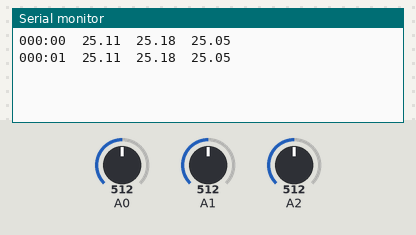
A sketch run on a simulated Arduino Uno, built with avr-gcc and run on an emulated ATmega328P. Shown: the last lines printed to the serial monitor. The inputs (shaded band) are chosen by the test bench; at power-on: A0 = 512, A1 = 512, A2 = 512.

Above: at 1.8 s.
1.9 s: A0 set to 104
At 2.5 s:
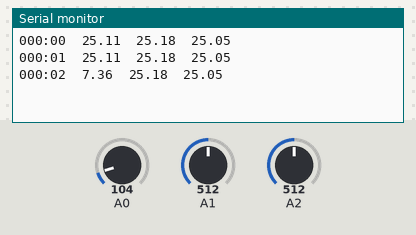
3.4 s: A0 set to 88
At 4.8 s:
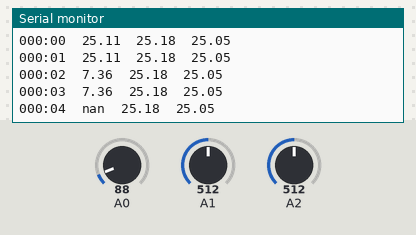
6.5 s: A1 set to 101
At 7.8 s:
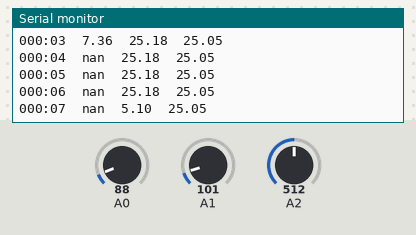
8.0 s: A1 set to 83
At 8.8 s:
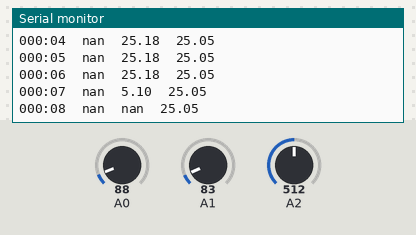
10.5 s: A2 set to 105
At 11.5 s:
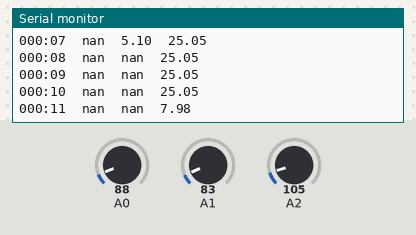
12.0 s: A2 set to 87
At 12.8 s:
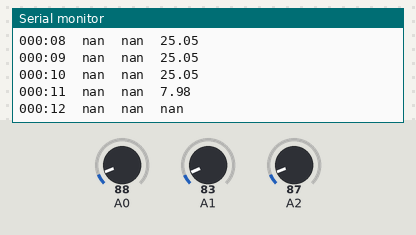

The sketch:

thermistor_test.ino
```cpp
#include "thermistor.h"
#define K2C(t) ((t) - 273.15)

Thermistor t1(0, 5000, 9970);
Thermistor t2(1, 5000, 9940);
Thermistor t3(2, 5000, 10000);

void setup() {
  Serial.begin(115200);
}

int m = 0;
int s = 0;
void loop() {
  char buf[7];
  buf[6] = '\0';
  sprintf(buf, "%03d:%02d", m, s);
  Serial.print(buf);
  Serial.print("\t");
  Serial.print(K2C(t1.getDegK()));
  Serial.print("\t");
  Serial.print(K2C(t2.getDegK()));
  Serial.print("\t");
  Serial.print(K2C(t3.getDegK()));
  Serial.println();

  s++;
  if (s == 60) {
    s = 0;
    m++;
  }
  delay(1000);
}
```

thermistor.h
```cpp
#ifndef __THERMISTOR_H__
#define __THERMISTOR_H__

#include "Arduino.h"

class Thermistor {
public:
  Thermistor(uint8_t analogPin, uint16_t refMv, uint16_t refOhms) {
    pin = analogPin;
    ref_mv = refMv;
    ref_ohms = refOhms;
  }

  float getDegK() {
    return r2t(v2r(analogRead(pin)));
  }

private:
  uint8_t pin;
  uint16_t ref_mv;
  uint16_t ref_ohms;

  float v2r(int sample) {
    float mvSample = (sample / 1023.0) * ref_mv;
    return ref_ohms * (float)ref_mv / (float)mvSample - ref_ohms;
  }

  // constants for the steinhart-hart extended function
  #define SH_A1 3.354016E-03
  #define SH_B1 2.569850E-04
  #define SH_C1 2.620131E-06
  #define SH_D1 6.383091E-08

  float r2t(int ohms) {
    float r = ohms/10000.0;
    return 1.0f / (
      SH_A1
      + SH_B1 * log(r)
      + SH_C1 * pow(log(r), 2)
      + SH_D1 * pow(log(r), 3));
  }
};

#endif
```

Measured:
- the behaviour switches between 95 and 94 on A0 (found by bisection; images 1 and 2)
- the behaviour switches between 94 and 93 on A1 (found by bisection; images 3 and 4)
- the behaviour switches between 95 and 94 on A2 (found by bisection; images 5 and 6)
- after the input at 1.9 s, the serial monitor: prints a new line after 0.11 s (image 1)
- after the input at 3.4 s, the serial monitor: prints a new line after 0.62 s (image 2)
- after the input at 6.5 s, the serial monitor: prints a new line after 0.52 s (image 3)
- after the input at 8.0 s, the serial monitor: prints a new line at once (image 4)
- after the input at 10.5 s, the serial monitor: prints a new line after 0.53 s (image 5)
- after the input at 12.0 s, the serial monitor: prints a new line at once (image 6)
